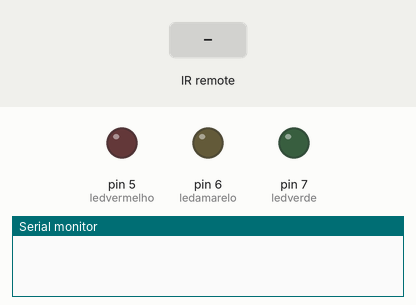
The sketch below on a simulated Arduino Uno, built with avr-gcc and run on an emulated ATmega328P. On the bench: output pins drawn as LEDs (lit = HIGH), the last lines printed to the serial monitor. Inputs (shaded band) come from the test bench.

Above: at 1.2 s.
1.3 s: infrared code 0x39C618E7 received
At 2.3 s:
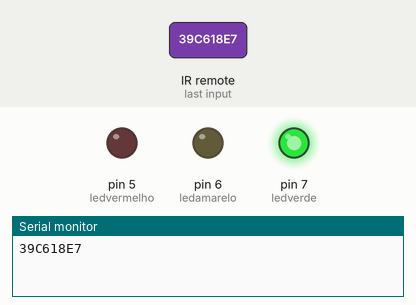
2.8 s: infrared code 0x39C69867 received
At 3.5 s:
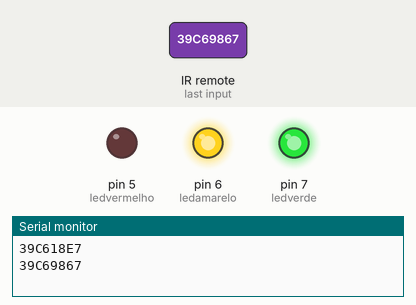
4.3 s: infrared code 0x39C658A7 received
At 4.6 s:
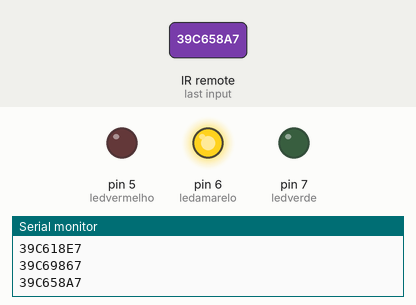
5.8 s: infrared code 0x39C6D02F received
At 7.0 s:
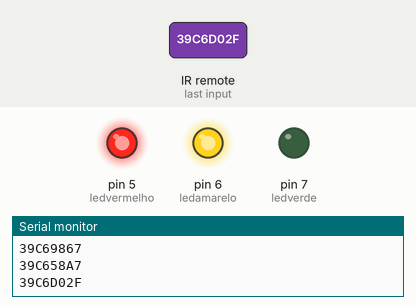
7.3 s: infrared code 0xFF30CF received
At 8.1 s:
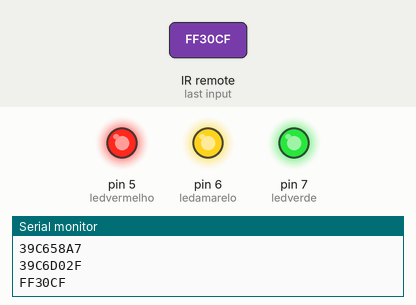
8.8 s: infrared code 0x39C628D7 received
At 9.2 s:
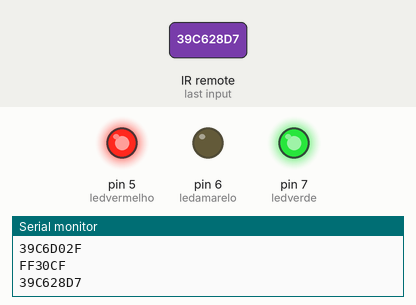
Timing chart, 0 to 11.3 s (numbered marks = the images above; inputs shaded):
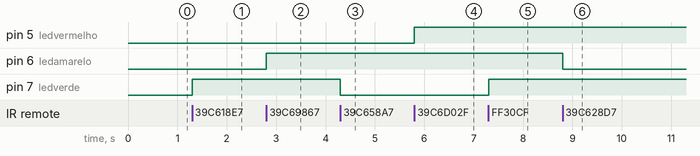

Measured:
- after the input at 1.3 s, pin 7 (ledverde): LOW → HIGH at once
- after the input at 2.8 s, pin 6 (ledamarelo): LOW → HIGH at once
- after the input at 4.3 s, pin 7 (ledverde): HIGH → LOW at once
- after the input at 5.8 s, pin 5 (ledvermelho): LOW → HIGH at once
- after the input at 7.3 s, pin 7 (ledverde): LOW → HIGH at once
- after the input at 8.8 s, pin 6 (ledamarelo): HIGH → LOW at once

The sketch:

LEITOR_IR.ino
```cpp
#include <IRremote.h>
//#include <IRremoteInt.h>

  const int RECEBE_PINO = 2; // pino 6 no arduino
  int ledverde = 7;// led no pino 10
  int ledamarelo = 6;
  int ledvermelho = 5;
  IRrecv ir_recebe(RECEBE_PINO); // declarando a variável do sensor
  decode_results codigo_recebido; // resultado
  void setup()
  {
  Serial.begin(9600); //mostra o resultado no computador
  ir_recebe.enableIRIn(); // inicia a recepção
  pinMode(ledverde, OUTPUT); //defini led como saída
  pinMode(ledamarelo, OUTPUT);
  pinMode(ledvermelho, OUTPUT);
  }
  void loop() {
  if (ir_recebe.decode(&codigo_recebido)) {//verifica se um codigo foi recebido
   if (codigo_recebido.value != 0 ){
   Serial.println(codigo_recebido.value, HEX); //mostra no serial o resultado
   }
   //tem que colocar o 0x antes do numero hexadecimal, pois só assim para poder comparar no if
   //liga led verde
   if ((codigo_recebido.value == 0x39C618E7) || (codigo_recebido.value == 0xFF30CF)){// verifica se foi pressionado o numero 1 dos controles
   digitalWrite(ledverde, HIGH);
   delay(500);
   }
   //desliga led verde
   if ((codigo_recebido.value == 0x39C658A7) || (codigo_recebido.value == 0xFF10EF)){// verifica se foi pressionado o numero 4 dos controles
   digitalWrite(ledverde, LOW);
   delay(500);
   }
   //liga led amarelo
   if ((codigo_recebido.value == 0x39C69867) || (codigo_recebido.value == 0xFF18E7)){// verifica se foi pressionado o numero 2 dos controles
   digitalWrite(ledamarelo, HIGH);
   delay(500);
   }
   //desliga led amarelo
   if ((codigo_recebido.value == 0x39C628D7) || (codigo_recebido.value == 0xFF38C7)){// verifica se foi pressionado o numero 5 dos controles
   digitalWrite(ledamarelo, LOW);
   delay(500);
   }
   //liga led vermelho
   if ((codigo_recebido.value == 0x39C6D02F) || (codigo_recebido.value == 0xFF7A85)){// verifica se foi pressionado o numero 3 dos controles
   digitalWrite(ledvermelho, HIGH);
   delay(500);
   }
   //desliga led vermelho
   if ((codigo_recebido.value == 0x39C6E01F) || (codigo_recebido.value == 0xFF5AA5)){// verifica se foi pressionado o numero 6 dos controles
   digitalWrite(ledvermelho, LOW);
   delay(500);
   }
   ir_recebe.resume(); // recebe o próximo código
   delay(200);
  }
  }
```
